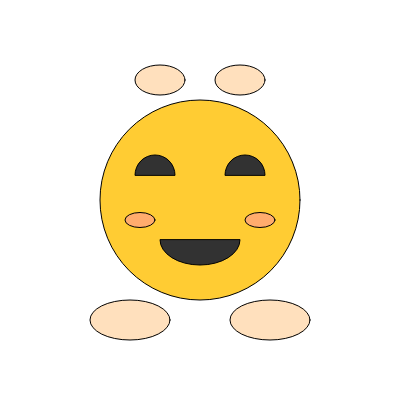
Frame 1 (no input)
Frame 60 (no input): identical to frame 1, image omitted
Frame 120 (the mouse pressed at the canvas centre since frame 60): identical to frame 1, image omitted

The p5.js sketch that drew this single still picture (run headless with seeded random() and noise() and a simulated clock; from frame 60 on, the mouse is pressed at the canvas centre):

// p5.js sketch
// ── sketch.js
function setup() {
  
  createCanvas(400, 400);

}

function draw() {
  
  background(300); 
  
  //  coordinates for the center of the face
  let centerX = 200;
  let centerY = 200;
  
  // Set the color for the face
  fill(255, 204, 51); // Bright yellow
  
  // Draw the main face circle
  ellipse(centerX, centerY, 200, 200);

  // Blushing Cheeks
  fill(255, 150, 150, 150); // pink
  ellipse(centerX - 60, centerY + 20, 30, 15);
  ellipse(centerX + 60, centerY + 20, 30, 15);
  
  // Facial Features 
  
  // Set the color for the eyes and mouth features
  fill(50); // Dark color 
  
  // Left Eye 
  arc(centerX - 45, centerY - 25, 40, 40, radians(180), radians(360), CHORD); // Use CHORD to fill the shape
  
  // Right Eye 
  arc(centerX + 45, centerY - 25, 40, 40, radians(180), radians(360), CHORD);
  
  // Smile 
  arc(centerX, centerY + 40, 80, 50, radians(0), radians(180), CHORD);

  // Hands and Feet
  
  // Define the skin tone for the hands and feet
  let skinTone = color(255, 224, 189);
  fill(skinTone);
  
  // Left Hand
  ellipse(centerX - 70, centerY + 120, 80, 40);
  
  // Right Hand
  ellipse(centerX + 70, centerY + 120, 80, 40);
  
  // Left Foot
  ellipse(centerX - 40, centerY - 120, 50, 30);
  
  // Right Foot 
  ellipse(centerX + 40, centerY - 120, 50, 30);
  
}
